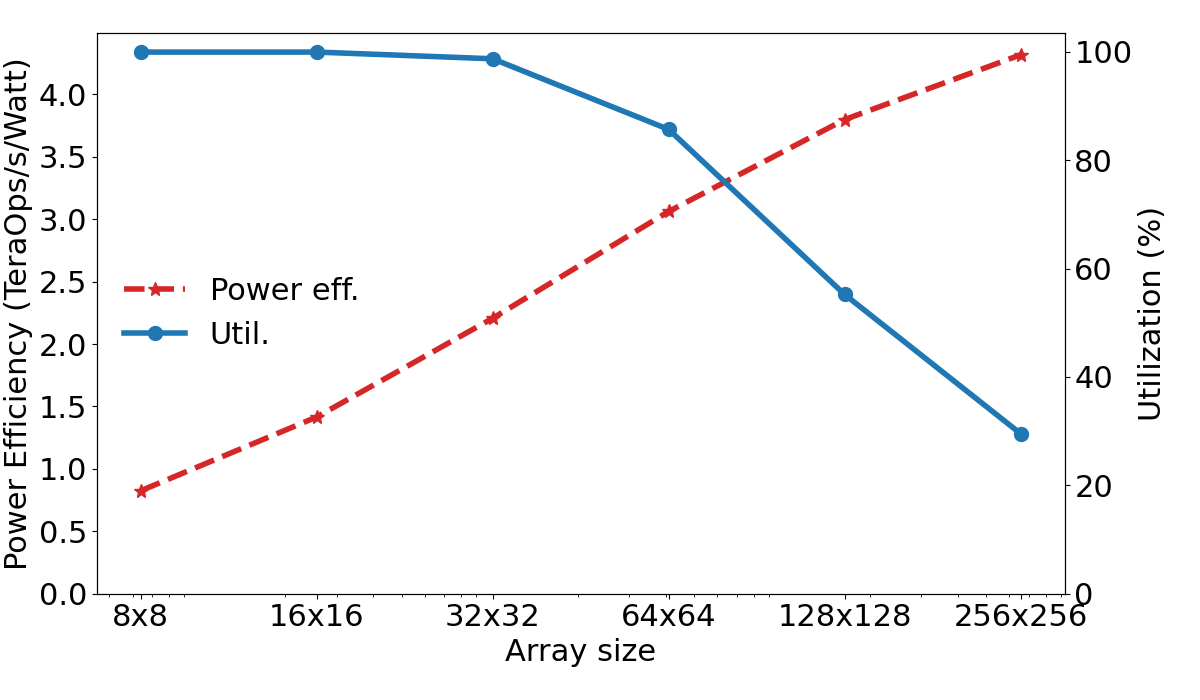

Write Python code to recreate this figure.
import pickle
import numpy as np
import matplotlib.pyplot as plt 
from matplotlib import rc

from run_design_space import no_folds, e_data, e_compute, I_0
from helpers import calculate_peak_power, calculate_peak_throughput

from precompiler.benchmarks import benchmark, get_benchmarks


with open('benchmarks.pickle', 'rb') as pickle_file:
    benchmarks = pickle.load(pickle_file)

util = {}
power = {}
for cnn_model in ["inception"]:

    bm = get_benchmarks(cnn_model, batch_size=16, image_size=224, seq_len=None, read_only=1)

    util[cnn_model] = {}
    for no_rows in [8, 16, 32, 64, 128, 256]:
    #for no_rows in range(4, 256, 4):
        N = 1
        freq = 1e9

        r_range = np.array([no_rows])
        c_range = np.array([no_rows])

        total_time = np.zeros((r_range.shape[0],c_range.shape[0]))
        for layer_name in bm.layer_dims:
            X = bm.layer_dims[layer_name][0]
            W = bm.layer_dims[layer_name][1]
            m = X[0]
            n = X[1]
            k = W[1]

            w_stall = np.broadcast_to(r_range.reshape(-1,1), (r_range.shape[0],c_range.shape[0]))
            folds = no_folds(m,n,k,r_range,c_range)
            total_time += np.multiply(np.ceil( np.divide(folds, N) ), w_stall)

        T_peak = calculate_peak_throughput(r_range,c_range,N,freq)
        ops_per_cycle = bm.no_ops / total_time
        ops_per_sec = ops_per_cycle * freq

        u = 100 * ops_per_sec / 1e12 / T_peak
        util[cnn_model][(no_rows, no_rows)] = u.item()

        p_total, p_data, p_compute, p_interconnect = calculate_peak_power(r_range, c_range, N, freq, e_data, e_compute, I_0)
        power[(no_rows, no_rows)] = {"total": (2*no_rows*no_rows)*freq/1e12/p_total[0,0], "data": (2*no_rows*no_rows)*freq/1e12/p_data[0,0], "compute": (2*no_rows*no_rows)*freq/1e12/p_compute[0,0]}

    print(util[cnn_model])

rc('font',**{'family':'sans-serif','sans-serif':['Helvetica'],'size':22})

plt.subplots(figsize=(12, 7))

ax1 = plt.gca()
lns1 = ax1.plot([k[0]*k[1] for k in power], [power[k]["total"] for k in power], '*--', linewidth=4, markersize=10, color="tab:red", label="Power eff.")
# plt.plot([k[0]*k[1] for k in power], [power[k]["data"] for k in power], 'd-.', label='Data access', linewidth=3, markersize=10)
# plt.plot([k[0]*k[1] for k in power], [power[k]["compute"] for k in power], 'o-', label='Total', linewidth=3, markersize=10)

plt.ylabel("Power Efficiency (TeraOps/s/Watt)")
plt.xlabel('Array size')
plt.ylim(bottom=0)

ax2 = ax1.twinx()
plt.sca(ax2)

lns2 = ax2.plot([k[0]*k[1] for k in util["inception"]], [util["inception"][k] for k in util["inception"]], 'o-', linewidth=4, markersize=10, color="tab:blue", label="Util.")

plt.xscale('log')

plt.ylabel('Utilization (%)')

# plt.xlim(left=64)
plt.ylim(bottom=0)
plt.xticks([8*8, 16*16, 32*32, 64*64, 128*128, 256*256],['8x8', '16x16', '32x32', '64x64', '128x128','256x256'])

lns = lns1+lns2
labs = [l.get_label() for l in lns]
plt.legend(lns, labs, loc='center left', frameon=False)



plt.tight_layout()
plt.savefig('power_tradeoff.png')
plt.savefig('power_tradeoff.pdf')